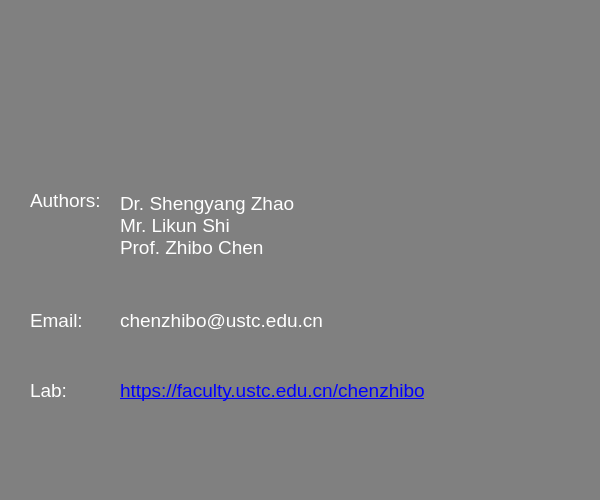
<?xml version="1.0" encoding="UTF-8"?>
<ui version="4.0">
 <class>AboutForm</class>
 <widget class="QWidget" name="AboutForm">
  <property name="geometry">
   <rect>
    <x>0</x>
    <y>0</y>
    <width>600</width>
    <height>500</height>
   </rect>
  </property>
  <property name="windowTitle">
   <string>About</string>
  </property>
  <property name="windowIcon">
   <iconset resource="UI_res.qrc">
    <normaloff>:/logo/imcl_logo</normaloff>:/logo/imcl_logo</iconset>
  </property>
  <property name="styleSheet">
   <string notr="true">background: gray;
color: rgb(255, 255, 255);</string>
  </property>
  <widget class="QLabel" name="logo_label">
   <property name="geometry">
    <rect>
     <x>224</x>
     <y>20</y>
     <width>151</width>
     <height>151</height>
    </rect>
   </property>
   <property name="text">
    <string/>
   </property>
   <property name="pixmap">
    <pixmap resource="UI_res.qrc">:/logo/imcl_logo</pixmap>
   </property>
   <property name="scaledContents">
    <bool>true</bool>
   </property>
  </widget>
  <widget class="QLabel" name="label">
   <property name="geometry">
    <rect>
     <x>30</x>
     <y>170</y>
     <width>331</width>
     <height>61</height>
    </rect>
   </property>
   <property name="font">
    <font>
     <pointsize>14</pointsize>
    </font>
   </property>
   <property name="text">
    <string>Authors:   </string>
   </property>
  </widget>
  <widget class="QLabel" name="label_2">
   <property name="geometry">
    <rect>
     <x>120</x>
     <y>180</y>
     <width>331</width>
     <height>91</height>
    </rect>
   </property>
   <property name="font">
    <font>
     <pointsize>14</pointsize>
    </font>
   </property>
   <property name="lineWidth">
    <number>1</number>
   </property>
   <property name="midLineWidth">
    <number>0</number>
   </property>
   <property name="text">
    <string>Dr. Shengyang Zhao
Mr. Likun Shi
Prof. Zhibo Chen</string>
   </property>
  </widget>
  <widget class="QLabel" name="label_3">
   <property name="geometry">
    <rect>
     <x>30</x>
     <y>360</y>
     <width>541</width>
     <height>61</height>
    </rect>
   </property>
   <property name="font">
    <font>
     <pointsize>14</pointsize>
    </font>
   </property>
   <property name="text">
    <string>&lt;html&gt;&lt;head/&gt;&lt;body&gt;&lt;p&gt;Lab:&lt;/p&gt;&lt;/body&gt;&lt;/html&gt;</string>
   </property>
  </widget>
  <widget class="QLabel" name="label_4">
   <property name="geometry">
    <rect>
     <x>30</x>
     <y>290</y>
     <width>331</width>
     <height>61</height>
    </rect>
   </property>
   <property name="font">
    <font>
     <pointsize>14</pointsize>
    </font>
   </property>
   <property name="text">
    <string>Email: </string>
   </property>
  </widget>
  <widget class="QLabel" name="label_5">
   <property name="geometry">
    <rect>
     <x>120</x>
     <y>290</y>
     <width>331</width>
     <height>61</height>
    </rect>
   </property>
   <property name="font">
    <font>
     <pointsize>14</pointsize>
    </font>
   </property>
   <property name="text">
    <string>chenzhibo@ustc.edu.cn</string>
   </property>
  </widget>
  <widget class="QLabel" name="label_6">
   <property name="geometry">
    <rect>
     <x>120</x>
     <y>360</y>
     <width>541</width>
     <height>61</height>
    </rect>
   </property>
   <property name="font">
    <font>
     <pointsize>14</pointsize>
    </font>
   </property>
   <property name="text">
    <string>&lt;html&gt;&lt;head/&gt;&lt;body&gt;&lt;p&gt;&lt;a href=&quot;https://faculty.ustc.edu.cn/chenzhibo&quot;&gt;&lt;span style=&quot; text-decoration: underline; color:#0000ff;&quot;&gt;https://faculty.ustc.edu.cn/chenzhibo&lt;/span&gt;&lt;/a&gt;&lt;/p&gt;&lt;/body&gt;&lt;/html&gt;</string>
   </property>
  </widget>
 </widget>
 <resources>
  <include location="UI_res.qrc"/>
 </resources>
 <connections/>
</ui>
